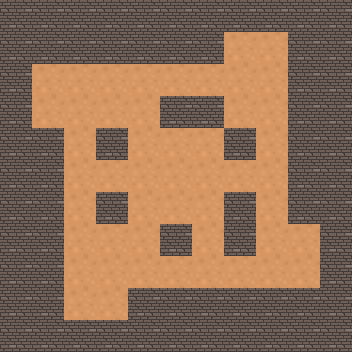

Tiled map render using the project's own tile images. Description and the whole map definition, tile-layer contents included, below:
An orthogonal 11x11 tile map with 32x32 px tiles, 1 tile layer (Прошарок плиток 1).

<map version="1.10" tiledversion="1.10.2" orientation="orthogonal" renderorder="left-up" width="11" height="11" tilewidth="32" tileheight="32" infinite="0" nextlayerid="2" nextobjectid="1">
 <tileset firstgid="1" source="Підлога.tsx" />
 <layer id="1" name="Прошарок плиток 1" width="11" height="11">
  <data encoding="csv">
2,2,2,2,2,2,2,2,2,2,2,
2,2,2,2,2,2,2,1,1,2,2,
2,1,1,1,1,1,1,1,1,2,2,
2,1,1,1,1,2,2,1,1,2,2,
2,2,1,2,1,1,1,2,1,2,2,
2,2,1,1,1,1,1,1,1,2,2,
2,2,1,2,1,1,1,2,1,2,2,
2,2,1,1,1,2,1,2,1,1,2,
2,2,1,1,1,1,1,1,1,1,2,
2,2,1,1,2,2,2,2,2,2,2,
2,2,2,2,2,2,2,2,2,2,2
</data>
 </layer>
</map>
